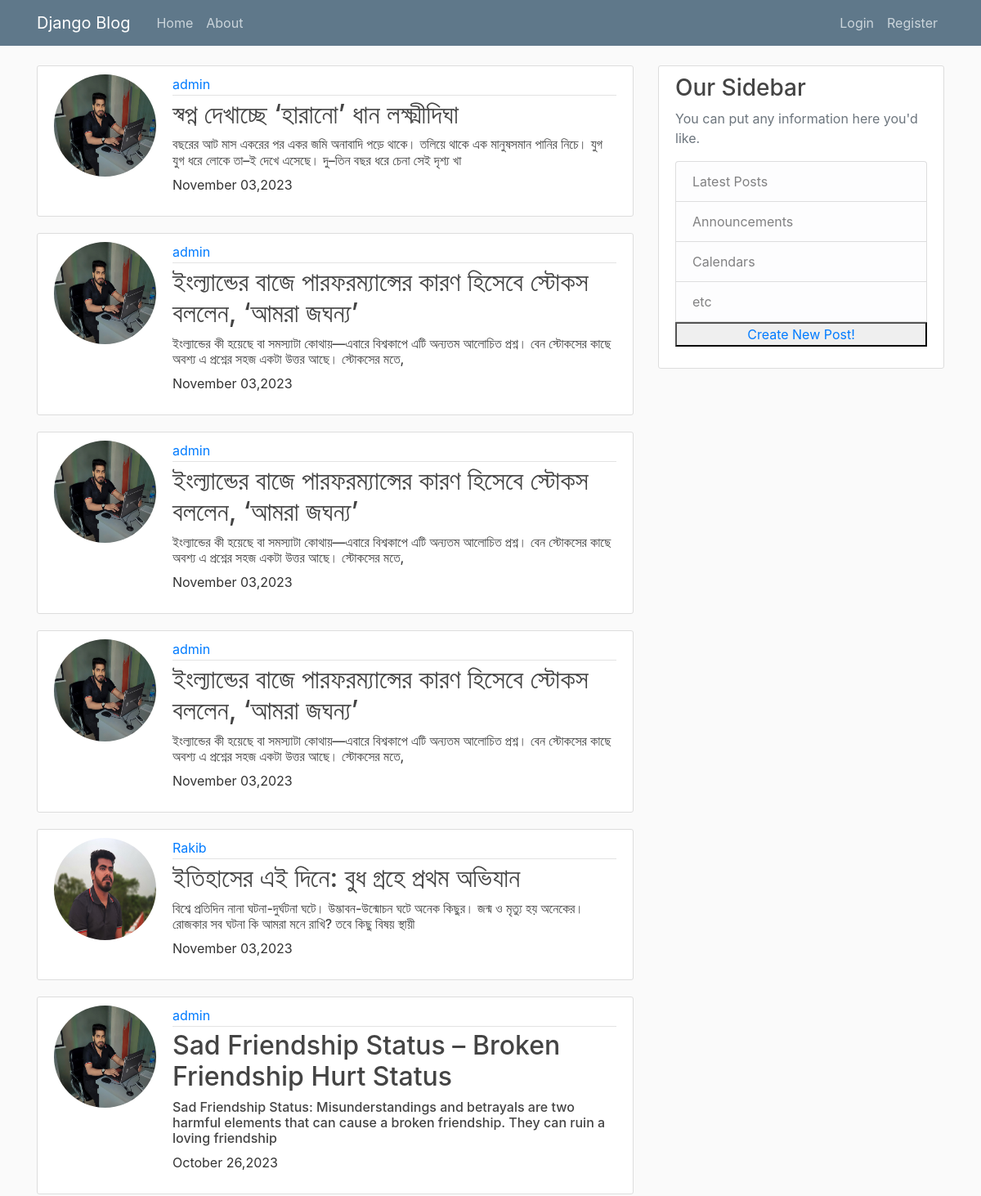
The app's page / (upper part), older data.
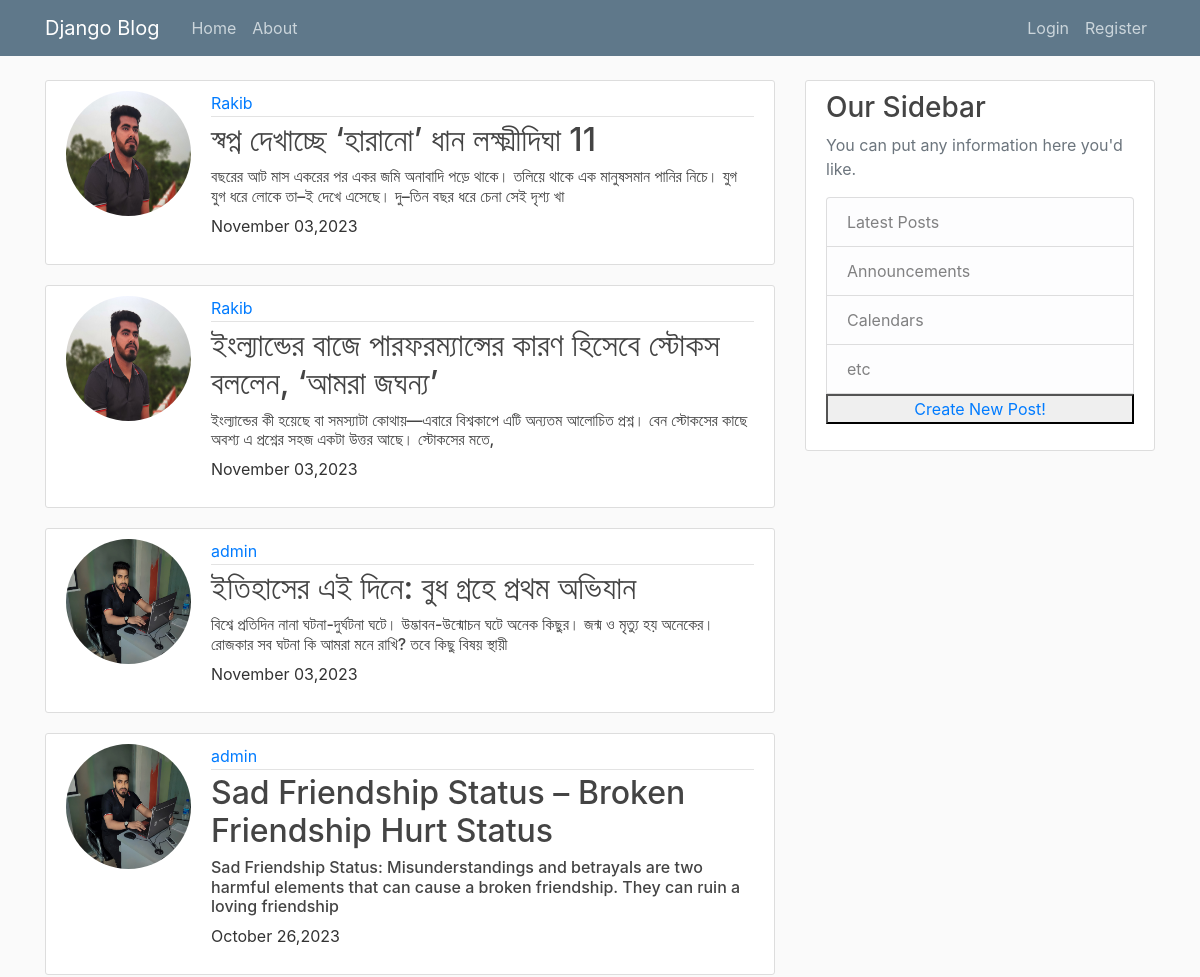
The same page, newer data.
### BlogApp/models.py (models this page shows, shortened)
class Post(models.Model):
    title = models.CharField(max_length=150)
    content = models.TextField()
    date_post = models.DateTimeField(default=timezone.now)
    author = models.ForeignKey(User, on_delete=models.CASCADE)

### users/models.py (models this page shows)
class Profile(models.Model):
    user = models.OneToOneField(User, on_delete=models.CASCADE)
    image = models.ImageField(default='default.jpg', upload_to='profile_pics')

### BlogApp/views.py (the view)
# urls.py: path('', PostListView.as_view(), name="home page"),
class PostListView(ListView):
    model = Post
    template_name = 'home/homepage.html'
    context_object_name = 'Posts'
    ordering = ['-date_post']

### BlogApp/templates/home/homepage.html
{% extends "home/base.html" %}
{% block content %}
{% for Post in Posts%}
<article class="media content-section">
    <img class="rounded-circle account-img" src="{{ Post.author.profile.image.url }}">
    <div class="media-body">
        <div class="article-metadata">
            <a class="mr-2" href="#">{{ Post.author }}</a>
        </div>
        <h2><a class="article-title" href="{% url 'post detail' Post.id %}">{{ Post.title }}</a></h2>
        <h6><a class="article-title" href="#">{{ Post.content|slice:":150" }}</a></h6>
        <p class="article-content">{{ Post.date_post |date:"F d,Y" }}</p>
    </div>
</article>
{% endfor %}
{% endblock %}

Row changes from the older to the newer data that the page shows:
removed Post: author.profile.image (picture), author "admin", title "ইংল্যান্ডের বাজে পারফরম্যান্সের কারণ হিসেবে স্টোকস বললেন, ‘আমরা জঘন্য’", content "ইংল্যান্ডের কী হয়েছে বা সমস্যাটা কোথায়—এবারে বিশ্বকাপে এটি অন্যতম আলোচিত প্রশ্ন। বেন স্টোকসের কাছে অবশ্য এ প্রশ্নের সহজ একটা উত্তর আছে। স্টোকসের মতে,", date_post "November 03,2023"
removed Post: author.profile.image (picture), author "admin", title "ইংল্যান্ডের বাজে পারফরম্যান্সের কারণ হিসেবে স্টোকস বললেন, ‘আমরা জঘন্য’", content "ইংল্যান্ডের কী হয়েছে বা সমস্যাটা কোথায়—এবারে বিশ্বকাপে এটি অন্যতম আলোচিত প্রশ্ন। বেন স্টোকসের কাছে অবশ্য এ প্রশ্নের সহজ একটা উত্তর আছে। স্টোকসের মতে,", date_post "November 03,2023"
changed Post (number 1 of 4 on the later page): author.profile.image: a different picture; author "admin" → "Rakib"; title "স্বপ্ন দেখাচ্ছে ‘হারানো’ ধান লক্ষ্মীদিঘা" → "স্বপ্ন দেখাচ্ছে ‘হারানো’ ধান লক্ষ্মীদিঘা 11"
changed Post "ইংল্যান্ডের বাজে পারফরম্যান্সের কারণ হিসেবে স্টোকস বললেন, ‘আমরা জঘন্য’": author.profile.image: a different picture; author "admin" → "Rakib"
changed Post "ইতিহাসের এই দিনে: বুধ গ্রহে প্রথম অভিযান": author.profile.image: a different picture; author "Rakib" → "admin"
